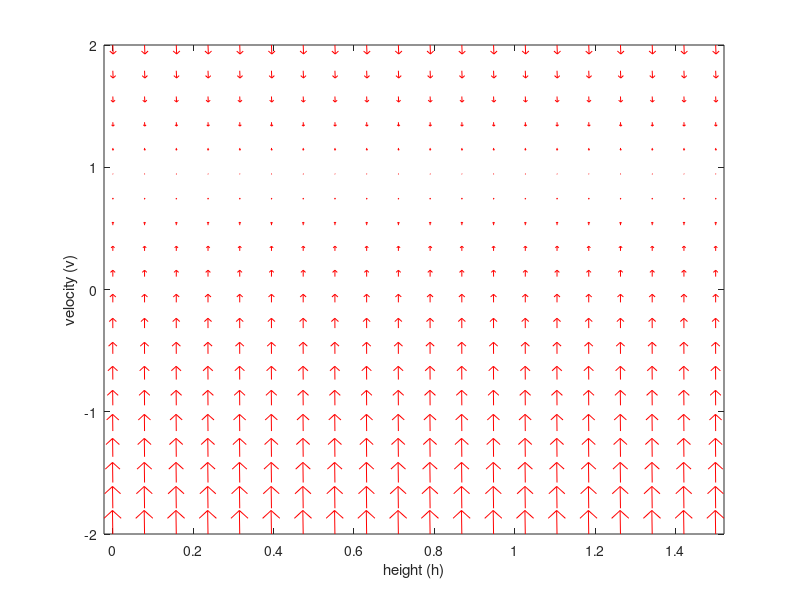

MATLAB code for this plot:
% reset environment
clear all; close all; clc

% const
G = 6
m = 4.5
r = 0.01905
R = 0.047
Kt = 0.0182
Kv = 56.004

A = (-G*G*Kt)/(R*r*r*m*Kv);
B = (G*Kt)/(R*r*m);

V = 5

% state_dot elevator equation
f = @(t,h) [h(2); A*h(2)+B*V];

% plot frame
grid_h = linspace(0,1.5,20);
grid_v = linspace(-2,2,20);
[x,y] = meshgrid(grid_h,grid_v);

% create the vector field
t=0; % graph field at t=0
u = zeros(size(x));
v = zeros(size(x));
for i = 1:numel(x)
    state_dot = f(t,[x(i); y(i)]);
    u(i) = state_dot(1);
    v(i) = state_dot(2);
end

% display the vector field
quiver(x,y,u,v,'r'); figure(gcf)
xlabel('height (h)')
ylabel('velocity (v)')
axis tight;

% initial conditions
h = 0;
v = 0;

% graph the solved equation
##tspan = [0,10]
##hold on
##[ts,ys] = ode45(f,tspan,[h;v]);
##plot(ys(:,1),ys(:,2))
##plot(ys(1,1),ys(1,2),'bo') % plot starting point as blue circle
##plot(ys(end,1),ys(end,2),'ks') % plot ending point as black square
##hold off

